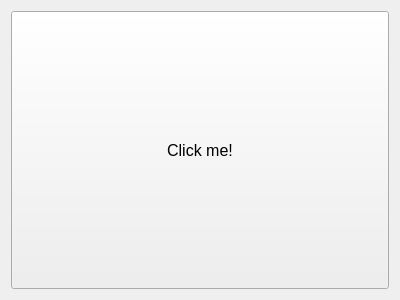
<?xml version="1.0" encoding="UTF-8"?>
<ui version="4.0">
 <class>MainWindow</class>
 <widget class="QMainWindow" name="MainWindow">
  <property name="geometry">
   <rect>
    <x>0</x>
    <y>0</y>
    <width>400</width>
    <height>300</height>
   </rect>
  </property>
  <property name="windowTitle">
   <string>MainWindow</string>
  </property>
  <widget class="QWidget" name="centralWidget">
   <layout class="QVBoxLayout" name="verticalLayout">
    <item>
     <widget class="QPushButton" name="pushButton">
      <property name="sizePolicy">
       <sizepolicy hsizetype="Expanding" vsizetype="Expanding">
        <horstretch>0</horstretch>
        <verstretch>0</verstretch>
       </sizepolicy>
      </property>
      <property name="font">
       <font>
        <pointsize>12</pointsize>
       </font>
      </property>
      <property name="text">
       <string>Click me!</string>
      </property>
     </widget>
    </item>
   </layout>
  </widget>
 </widget>
 <layoutdefault spacing="6" margin="11"/>
 <resources/>
 <connections/>
</ui>
